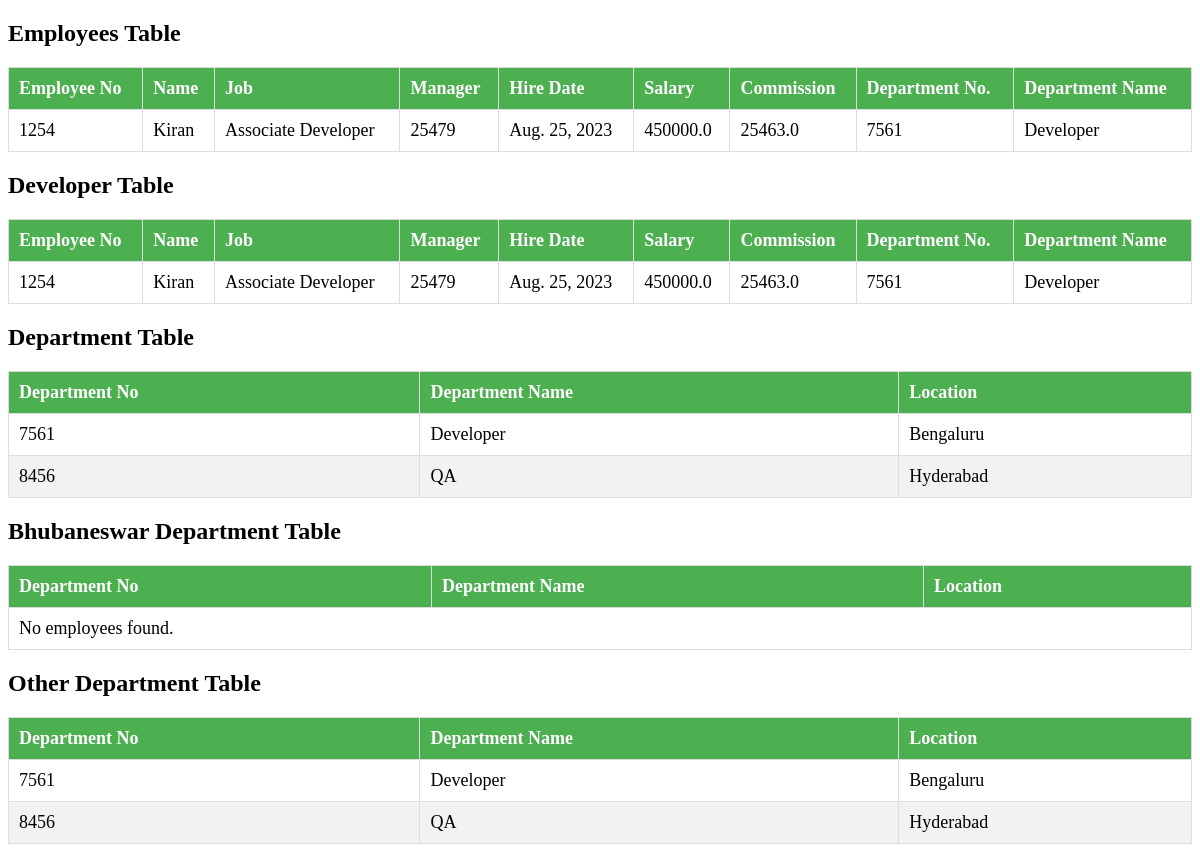
Page /retrieve_employees/ on the earlier database version.
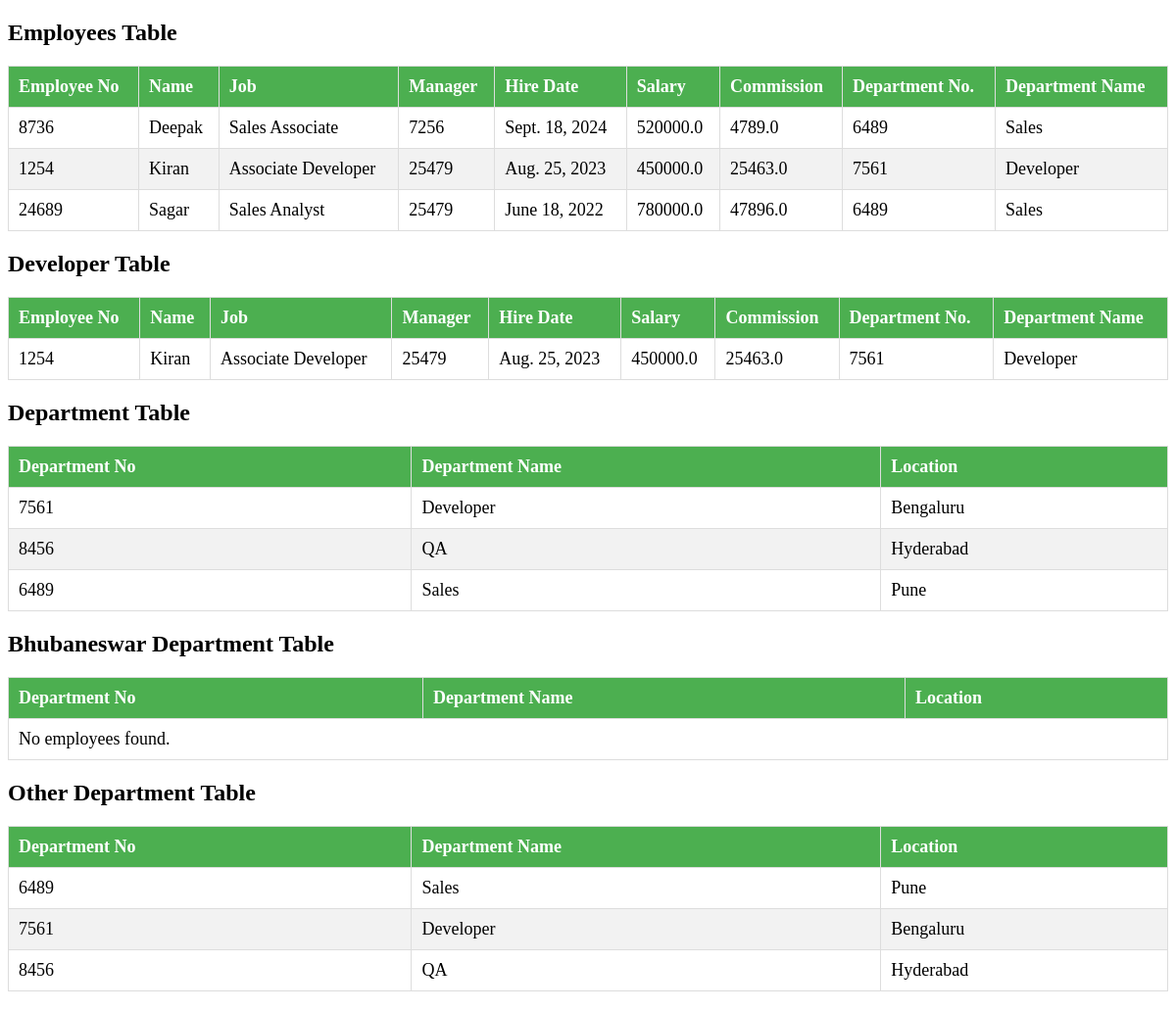
Same page on the later database version.
### app/models.py (models this page shows, shortened)
class Emp(models.Model):
    empno = models.IntegerField(primary_key=True)
    ename = models.CharField(max_length=250)
    job = models.CharField(max_length=250)
    mgr = models.IntegerField()
    hiredate = models.DateField()
    sal = models.FloatField()
    comm = models.FloatField()
    deptno = models.ForeignKey(Dept, on_delete=models.CASCADE)
    class Meta:
        db_table = 'emp'

class Dept(models.Model):
    deptno = models.IntegerField(primary_key=True)
    dname = models.CharField(max_length=250)
    loc = models.CharField(max_length=250)
    class Meta:
        db_table = 'dept'
    def __str__(self):
        return str(self.deptno)

### app/views.py (the view)
# urls.py: path('retrieve_employees/', retrieve_employees, name='retrieve_employees'),
def retrieve_employees(request=None):
    employees = Emp.objects.all().order_by('ename')  # Get all employees
    developer = Emp.objects.filter(deptno=7561).order_by('ename')  # Get all employees
    departments = Dept.objects.all().order_by('dname')  # Get all departments
    bhubaneswardept = Dept.objects.filter(loc='Bhubaneswar')
    otherdept = Dept.objects.filter(Q(loc='Bengaluru') | Q(loc='Kolkata') | Q(loc='Pune') | Q(loc='Hyderabad'))
    return render(request, 'employees.html', {'employees': employees, 'developer': developer, 'departments': departments, 'bhubaneswardept':bhubaneswardept, 'otherdept':otherdept})

### templates/employees.html (shortened to what this page needs)
<!DOCTYPE html>
<html lang="en">
<head>
</head>
<body>
    <h2>Employees Table</h2>
    <table>
        <thead>
            <tr>
                <th>Employee No</th>
                <th>Name</th>
                <th>Job</th>
                <th>Manager</th>
                <th>Hire Date</th>
                <th>Salary</th>
                <th>Commission</th>
                <th>Department No.</th>
                <th>Department Name</th>
            </tr>
        </thead>
        <tbody>
            {% for emp in employees %}
            <tr>
                <td>{{ emp.empno }}</td>
                <td>{{ emp.ename }}</td>
                <td>{{ emp.job }}</td>
                <td>{{ emp.mgr }}</td>
                <td>{{ emp.hiredate }}</td>
                <td>{{ emp.sal }}</td>
                <td>{{ emp.comm }}</td>
                <td>{{ emp.deptno }}</td>
                <td>{{ emp.deptno.dname }}</td>
            </tr>
            {% empty %}
            <tr>
                <td colspan="8">No employees found.</td>
            </tr>
            {% endfor %}
        </tbody>
    </table>
    <h2>Developer Table</h2>
    <table>
        <thead>
            <tr>
                <th>Employee No</th>
                <th>Name</th>
                <th>Job</th>
                <th>Manager</th>
                <th>Hire Date</th>
                <th>Salary</th>
                <th>Commission</th>
                <th>Department No.</th>
                <th>Department Name</th>
            </tr>
        </thead>
        <tbody>
            {% for emp in developer %}
            <tr>
                <td>{{ emp.empno }}</td>
                <td>{{ emp.ename }}</td>
                <td>{{ emp.job }}</td>
                <td>{{ emp.mgr }}</td>
                <td>{{ emp.hiredate }}</td>
                <td>{{ emp.sal }}</td>
                <td>{{ emp.comm }}</td>
                <td>{{ emp.deptno }}</td>
                <td>{{ emp.deptno.dname }}</td>
            </tr>
            {% empty %}
            <tr>
                <td colspan="8">No employees found.</td>
            </tr>
            {% endfor %}
        </tbody>
    </table>
    <h2>Department Table</h2>
    <table>
        <thead>
            <tr>
                <th>Department No</th>
                <th>Department Name</th>
                <th>Location</th>
            </tr>
        </thead>
        <tbody>
            {% for dept in departments %}
            <tr>
                <td>{{ dept.deptno }}</td>
                <td>{{ dept.dname }}</td>
                <td>{{ dept.loc }}</td>
            </tr>
            {% empty %}
            <tr>
                <td colspan="8">No employees found.</td>
            </tr>
            {% endfor %}
        </tbody>
    </table>
    <h2>Bhubaneswar Department Table</h2>
    <table>
        <thead>
            <tr>
                <th>Department No</th>
                <th>Department Name</th>
                <th>Location</th>
            </tr>
        </thead>
        <tbody>
            {% for dept in bhubaneswardept %}
            <tr>
                <td>{{ dept.deptno }}</td>
                <td>{{ dept.dname }}</td>
                <td>{{ dept.loc }}</td>
            </tr>
            {% empty %}
            <tr>
                <td colspan="8">No employees found.</td>
            </tr>
            {% endfor %}
        </tbody>
    </table>
    <h2>Other Department Table</h2>
    <table>
        <thead>
            <tr>
                <th>Department No</th>
                <th>Department Name</th>
                <th>Location</th>
            </tr>
        </thead>
        <tbody>
            {% for dept in otherdept %}
            <tr>
                <td>{{ dept.deptno }}</td>
                <td>{{ dept.dname }}</td>
                <td>{{ dept.loc }}</td>
            </tr>
            {% empty %}
            <tr>
                <td colspan="8">No employees found.</td>
            </tr>
            {% endfor %}
        </tbody>
    </table>
</body>
</html>

Differences in the rows shown:
added Emp: empno "8736", ename "Deepak", job "Sales Associate", mgr "7256", hiredate "Sept. 18, 2024", sal "520000.0", comm "4789.0", deptno "6489", deptno.dname "Sales", shown under "Employees Table"
added Emp: empno "24689", ename "Sagar", job "Sales Analyst", mgr "25479", hiredate "June 18, 2022", sal "780000.0", comm "47896.0", deptno "6489", deptno.dname "Sales", shown under "Employees Table"
added Dept: deptno "6489", dname "Sales", loc "Pune"
